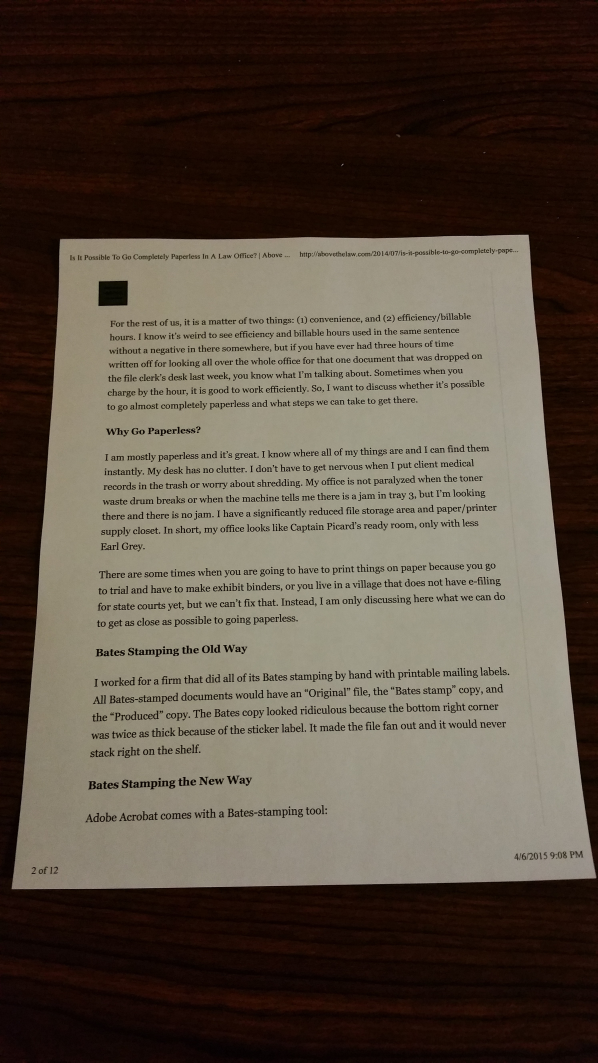
#> input picture doc scanner/sample_images/cell_pic.jpg, 2988 x 5312 px (shown at 1/5 size)
$ python main.py --image sample_images/cell_pic.jpg
#> lines starting #> are read from the running program, lines starting #| are printed output that depends on the picture; after the words box and inside, x2 and y2 are one past the last pixel; in counts of white or black regions, pixels touching at a corner belong together
### doc scanner/image_search/transform.py
from scipy.spatial import distance as dist
import numpy as np
import cv2

def order_pts(pts):
    xSorted = pts[np.argsort(pts[:, 0]), :]

    leftMost = xSorted[:2, :]
    rightMost = xSorted[2:, :]

    leftMost  = leftMost[np.argsort(leftMost[:, 1]), :]
    (t1, b1) = leftMost

    D = dist.cdist(t1[np.newaxis], rightMost, "euclidean")[0]
    (br, tr) = rightMost[np.argsort(D)[::-1], :]

    return np.array([t1, tr, br, b1], dtype = "float32")

def four_point_transform(image, pts):
    rect = order_pts(pts)
    (t1, tr, br, b1) = rect

    widthA = np.sqrt(((br[0] - b1[0]) ** 2) + ((br[1] - b1[1]) ** 2))
    widthB = np.sqrt(((tr[0] - t1[0]) ** 2) + ((tr[1] - t1[1]) ** 2))
    maxWidth = max(int(widthA), int(widthB))

    heightA = np.sqrt(((tr[0] - br[0]) ** 2) + ((tr[1] - br[1]) ** 2))
    heightB = np.sqrt(((t1[0] - b1[0]) ** 2) + ((t1[1] - b1[1]) ** 2))
    maxHeight = max(int(heightA), int(heightB))

    dst = np.array([[0, 0], [maxWidth -1, 0], [maxWidth - 1, maxHeight - 1], [0, maxHeight - 1]], dtype= "float32")

    M = cv2.getPerspectiveTransform(rect, dst)
    warped = cv2.warpPerspective(image, M, (maxWidth, maxHeight))

    return warped

### doc scanner/main.py
from image_search.transform import four_point_transform
from skimage.filters import threshold_local
import numpy as np
import argparse
import cv2
import imutils

ap = argparse.ArgumentParser()
ap.add_argument("-i", "--image", required=True, help="Path to the image to be scanned")
args = vars(ap.parse_args())

image = cv2.imread(args["image"])
#> image is the input picture: shape (5312, 2988, 3); mean B, G, R 66.8, 78.9, 90.4
ratio = image.shape[0] / 500.0
#> ratio = 10.62

image = cv2.imread(args["image"])
ratio = image.shape[0] / 500.0
orig = image.copy()
image = imutils.resize(image, height=500)
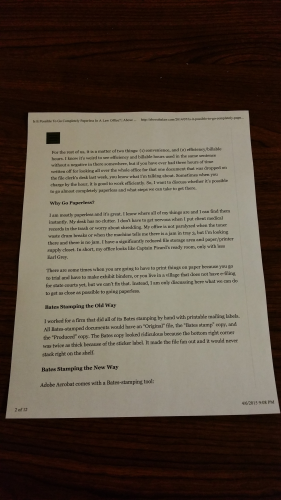
#> image: shape (500, 281, 3); mean B, G, R 66.8, 78.9, 90.4

gray = cv2.cvtColor(image, cv2.COLOR_BGR2GRAY)
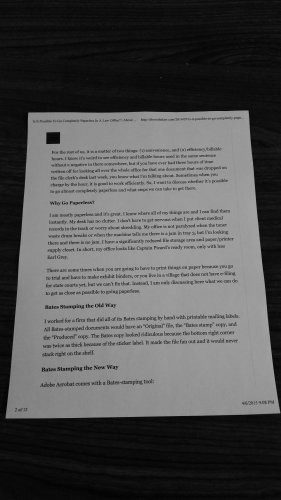
#> gray: shape (500, 281); min 2, max 163, mean 80.9
gray = cv2.GaussianBlur(gray, (5, 5), 0)
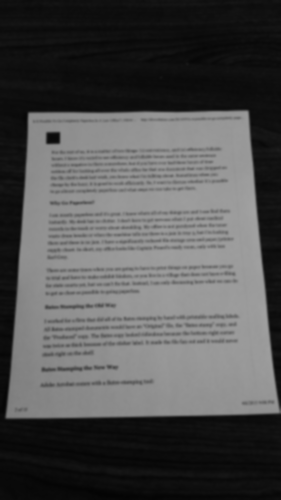
#> gray: shape (500, 281); min 4, max 162, mean 80.9
edged = cv2.Canny(gray, 75, 200)
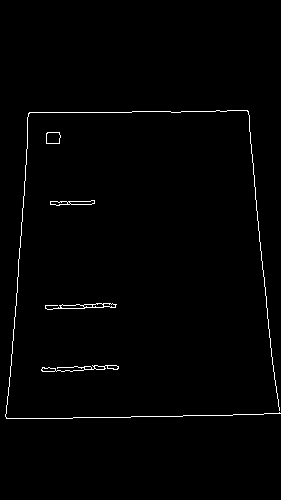
#> edged: shape (500, 281); 1.1% white in thin lines or dots, all inside (x1, y1, x2, y2) = (5, 110, 281, 419)

print("Step 1: Edge Detection")
cv2.imshow("Image", image)
cv2.imshow("Edged", edged)
cv2.waitKey(0)
cv2.destroyAllWindows()

cnts = cv2.findContours(edged.copy(), cv2.RETR_LIST, cv2.CHAIN_APPROX_SIMPLE)
#> cnts = 17 contours, 3 with area under 20; largest, box (x1, y1, x2, y2) and area: (45, 303, 117, 310) 184, (46, 132, 61, 144) 146, (46, 132, 61, 144) 142, (41, 365, 119, 372) 140, (50, 200, 95, 206) 133
cnts = imutils.grab_contours(cnts)
cnts = sorted(cnts, key = cv2.contourArea, reverse= True) [:5]
#> cnts = 5 contours; box (x1, y1, x2, y2) and area: (45, 303, 117, 310) 184, (46, 132, 61, 144) 146, (46, 132, 61, 144) 142, (41, 365, 119, 372) 140, (50, 200, 95, 206) 133

for c in cnts:
    peri = cv2.arcLength(c, True)
    aprox = cv2.approxPolyDP(c, 0.02 * peri, True)

    if len(aprox) == 4:
        screenCnt = aprox
        break
#> this loop made 5 passes
#> (peri, screenCnt) on pass 5: (98.14, [[94, 200], [50, 201], [50, 204], [91, 204]])
#> (peri, aprox) on passes 1, 4: (185.4, [[116, 304], [45, 308]]), (246.5, [[118, 366], [41, 370]])

print("Step 2: Find Contours of paper")
cv2.drawContours(image, [screenCnt], -1, (0, 255, 0), 2)
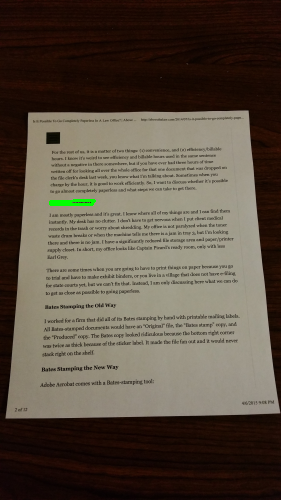
#> image: shape (500, 281, 3); 0.2% of pixels changed, all inside (x1, y1, x2, y2) = (49, 199, 96, 206)
cv2.imshow("Outline", image)
cv2.waitKey(0)
cv2.destroyAllWindows()

warped = four_point_transform(orig, screenCnt.reshape(4, 2) * ratio)
#> in order_pts, `xSorted = pts[np.argsort(pts[:, 0]), :]`: xSorted = [[531.2, 2135.4], [531.2, 2167.3], [966.8, 2167.3], [998.7, 2124.8]]
#> in order_pts, `leftMost = xSorted[:2, :]`: leftMost = [[531.2, 2135.4], [531.2, 2167.3]]
#> in order_pts, `rightMost = xSorted[2:, :]`: rightMost = [[966.8, 2167.3], [998.7, 2124.8]]
#> in order_pts, `(t1, b1) = leftMost`: t1 = [531.2, 2135.4]; b1 = [531.2, 2167.3]
#> in order_pts, `D = dist.cdist(t1[np.newaxis], rightMost, "euclidean")[0]`: D = [436.7, 467.6]
#> in order_pts, `(br, tr) = rightMost[np.argsort(D)[::-1], :]`: br = [998.7, 2124.8]; tr = [966.8, 2167.3]
#> in four_point_transform, `rect = order_pts(pts)`: rect = [[531.2, 2135.4], [966.8, 2167.3], [998.7, 2124.8], [531.2, 2167.3]]
#> in four_point_transform, `(t1, tr, br, b1) = rect`: t1 = [531.2, 2135.4]; tr = [966.8, 2167.3]; br = [998.7, 2124.8]; b1 = [531.2, 2167.3]
#> in four_point_transform, `widthA = np.sqrt(((br[0] - b1[0]) ** 2) + ((br[1] - b1[1]) ** 2))`: widthA = 469.4
#> in four_point_transform, `widthB = np.sqrt(((tr[0] - t1[0]) ** 2) + ((tr[1] - t1[1]) ** 2))`: widthB = 436.7
#> in four_point_transform, `maxWidth = max(int(widthA), int(widthB))`: maxWidth = 469
#> in four_point_transform, `heightA = np.sqrt(((tr[0] - br[0]) ** 2) + ((tr[1] - br[1]) ** 2))`: heightA = 53.12
#> in four_point_transform, `heightB = np.sqrt(((t1[0] - b1[0]) ** 2) + ((t1[1] - b1[1]) ** 2))`: heightB = 31.87
#> in four_point_transform, `maxHeight = max(int(heightA), int(heightB))`: maxHeight = 53
#> in four_point_transform, `dst = np.array([[0, 0], [maxWidth -1, 0], [maxWidth - 1, maxHeight - 1..`: dst = [[0, 0], [468, 0], [468, 52], [0, 52]]
#> in four_point_transform, `M = cv2.getPerspectiveTransform(rect, dst)`: M = [[-0.187, 6.71e-16, 99.08], [-0.0158, 0.216, -453.1], [-0.000703, -0.000228, 1]]
#> in four_point_transform, `warped = cv2.warpPerspective(image, M, (maxWidth, maxHeight))`:
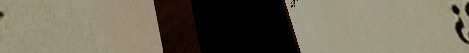
#> warped: shape (53, 469, 3); mean B, G, R 89.6, 105.1, 111.7
warped = cv2.cvtColor(warped, cv2.COLOR_BGR2GRAY)
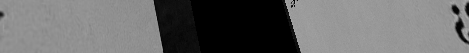
#> warped: shape (53, 469); min 0, max 175, mean 105.3
#> (the run stopped early here; a loop or call above may not have finished)

$ run again, on doc scanner/sample_images/desk.JPG
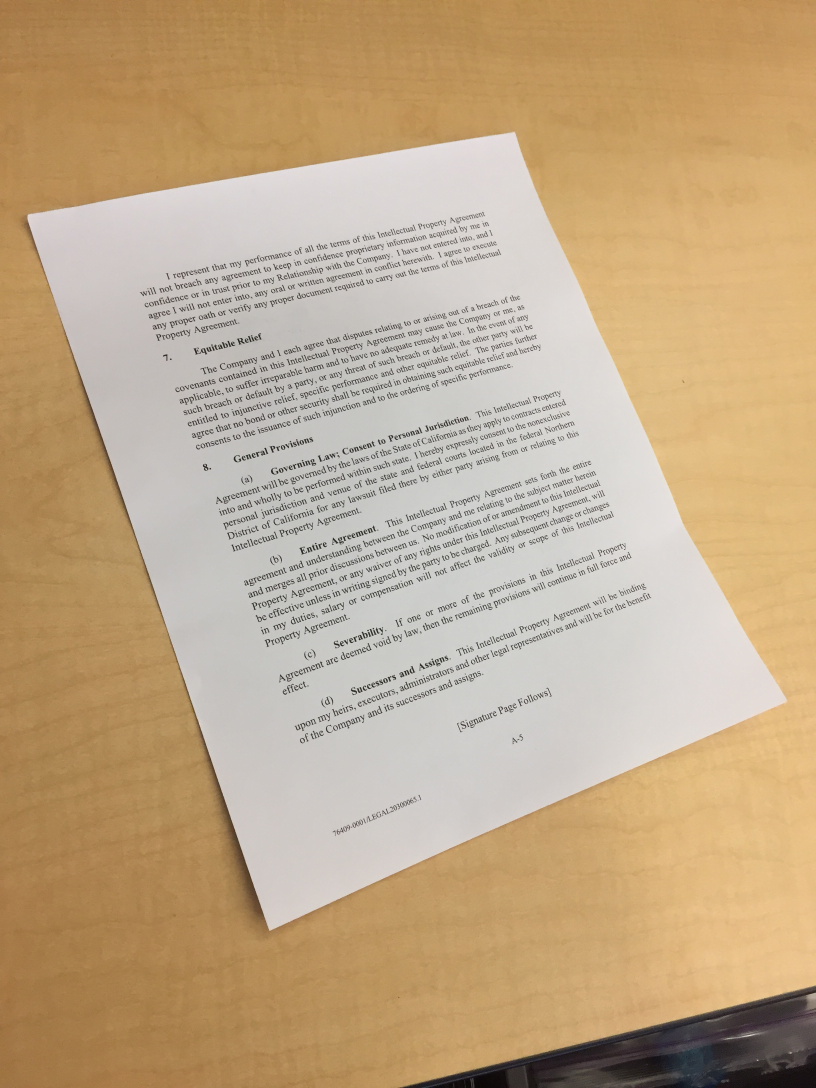
#> input picture doc scanner/sample_images/desk.JPG, 2448 x 3264 px (shown at 1/3 size)
#> image is the input picture: shape (3264, 2448, 3); mean B, G, R 136.7, 169.3, 193.6
#> `edged = cv2.Canny(gray, 75, 200)`:
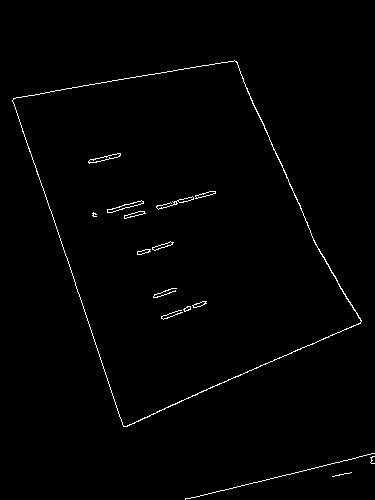
#> edged: shape (500, 375); 1.1% white in thin lines or dots, all inside (x1, y1, x2, y2) = (12, 60, 375, 500)
#> `cnts = cv2.findContours(edged.copy(), cv2.RETR_LIST, cv2.CHAIN_APPROX_..`: cnts = 27 contours, 8 with area under 20; largest, box (x1, y1, x2, y2) and area: (12, 60, 362, 427) 75463, (12, 60, 362, 427) 75311, (107, 200, 144, 213) 112, (107, 200, 144, 213) 104, (88, 153, 121, 164) 102
#> `cnts = sorted(cnts, key = cv2.contourArea, reverse= True) [:5]`: cnts = 5 contours; box (x1, y1, x2, y2) and area: (12, 60, 362, 427) 75463, (12, 60, 362, 427) 75311, (107, 200, 144, 213) 112, (107, 200, 144, 213) 104, (88, 153, 121, 164) 102
#> the loop `for c in cnts:` made 1 pass
#> (peri, screenCnt) on pass 1: (1207.4, [[234, 60], [12, 100], [123, 426], [361, 321]])
#> xSorted = [[78.34, 652.8], [802.9, 2780.9], [1527.6, 391.7], [2356.6, 2095.5]]
#> leftMost = [[78.34, 652.8], [802.9, 2780.9]]
#> rightMost = [[1527.6, 391.7], [2356.6, 2095.5]]
#> in order_pts, `(t1, b1) = leftMost`: t1 = [78.34, 652.8]; b1 = [802.9, 2780.9]
#> D = [1472.6, 2696.6]
#> in order_pts, `(br, tr) = rightMost[np.argsort(D)[::-1], :]`: br = [2356.6, 2095.5]; tr = [1527.6, 391.7]
#> rect = [[78.34, 652.8], [1527.6, 391.7], [2356.6, 2095.5], [802.9, 2780.9]]
#> in four_point_transform, `(t1, tr, br, b1) = rect`: t1 = [78.34, 652.8]; tr = [1527.6, 391.7]; br = [2356.6, 2095.5]; b1 = [802.9, 2780.9]
#> widthA = 1698.1
#> widthB = 1472.6
#> maxWidth = 1698
#> heightA = 1894.8
#> heightB = 2248.1
#> maxHeight = 2248
#> dst = [[0, 0], [1697, 0], [1697, 2247], [0, 2247]]
#> M = [[1.01, -0.343, 144.8], [0.231, 1.28, -856.6], [-9.14e-05, 0.000131, 1]]
#> in four_point_transform, `warped = cv2.warpPerspective(image, M, (maxWidth, maxHeight))`:
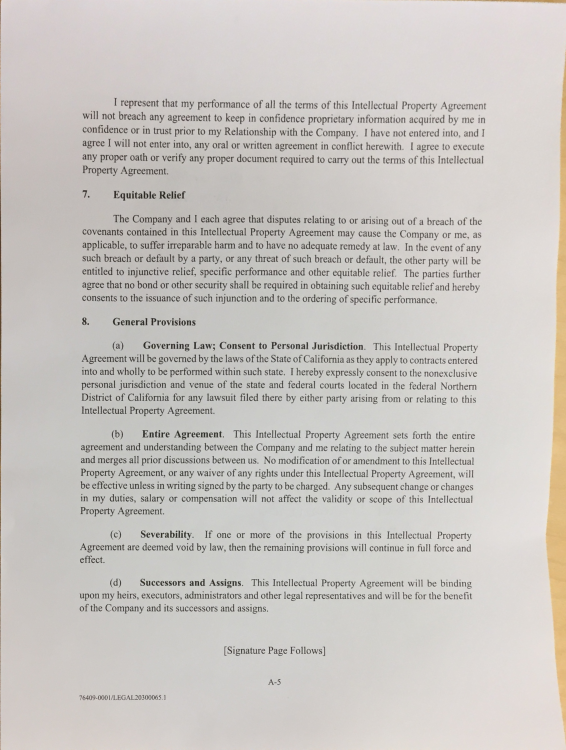
#> warped: shape (2248, 1698, 3) (shown at 1/3 size); mean B, G, R 193.8, 197.8, 201.6

$ run again, on doc scanner/sample_images/math_cheat_sheet.JPG
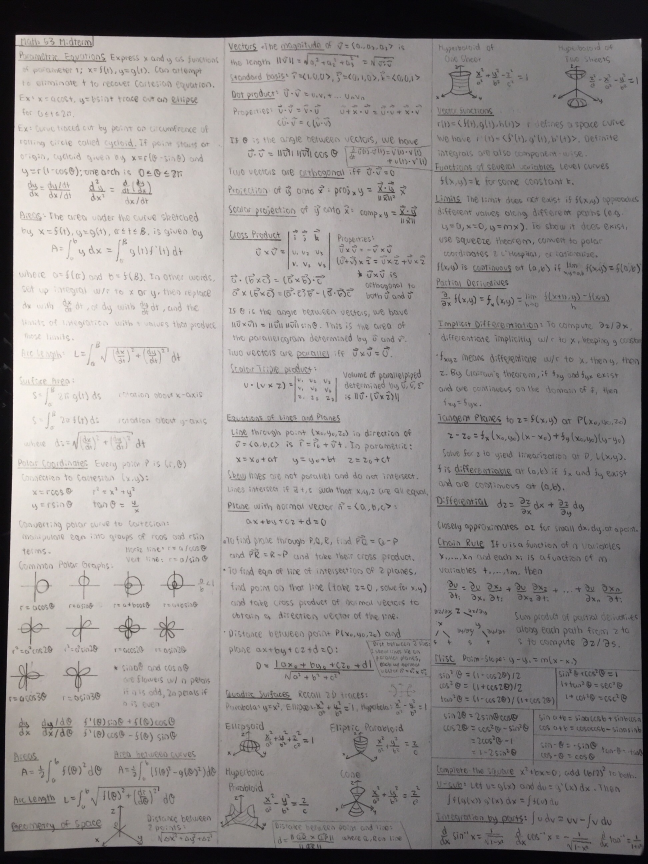
#> input picture doc scanner/sample_images/math_cheat_sheet.JPG, 1944 x 2592 px (shown at 1/3 size)
#> image is the input picture: shape (2592, 1944, 3); mean B, G, R 141.6, 142.4, 146.6
#> `edged = cv2.Canny(gray, 75, 200)`:
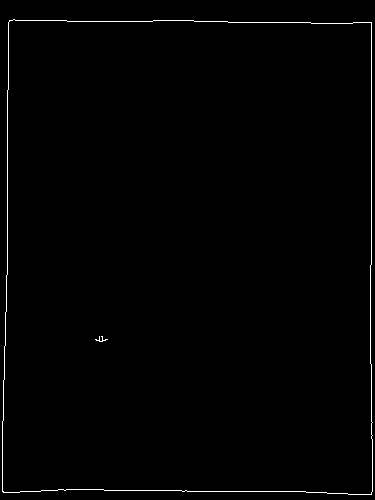
#> edged: shape (500, 375); 0.91% white in thin lines or dots
#> cnts = 3 contours, 1 with area under 20; largest, box (x1, y1, x2, y2) and area: (2, 19, 373, 495) 171569, (2, 19, 373, 495) 171566
#> the loop `for c in cnts:` made 1 pass
#> (peri, screenCnt) on pass 1: (1688.9, [[9, 20], [2, 491], [371, 494], [371, 22]])
#> xSorted = [[10.37, 2545.3], [46.66, 103.7], [1923.3, 2560.9], [1923.3, 114]]
#> in order_pts, `leftMost = xSorted[:2, :]`: leftMost = [[10.37, 2545.3], [46.66, 103.7]]
#> rightMost = [[1923.3, 2560.9], [1923.3, 114]]
#> in order_pts, `leftMost  = leftMost[np.argsort(leftMost[:, 1]), :]`: leftMost = [[46.66, 103.7], [10.37, 2545.3]]
#> in order_pts, `(t1, b1) = leftMost`: t1 = [46.66, 103.7]; b1 = [10.37, 2545.3]
#> D = [3091.9, 1876.6]
#> in order_pts, `(br, tr) = rightMost[np.argsort(D)[::-1], :]`: br = [1923.3, 2560.9]; tr = [1923.3, 114]
#> rect = [[46.66, 103.7], [1923.3, 114], [1923.3, 2560.9], [10.37, 2545.3]]
#> in four_point_transform, `(t1, tr, br, b1) = rect`: t1 = [46.66, 103.7]; tr = [1923.3, 114]; br = [1923.3, 2560.9]; b1 = [10.37, 2545.3]
#> widthA = 1913
#> widthB = 1876.6
#> maxWidth = 1912
#> heightA = 2446.8
#> heightB = 2441.9
#> maxHeight = 2446
#> dst = [[0, 0], [1911, 0], [1911, 2445], [0, 2445]]
#> M = [[1.02, 0.0152, -49.22], [-0.00564, 1.02, -105.6], [1.02e-06, 7.94e-06, 1]]
#> in four_point_transform, `warped = cv2.warpPerspective(image, M, (maxWidth, maxHeight))`:
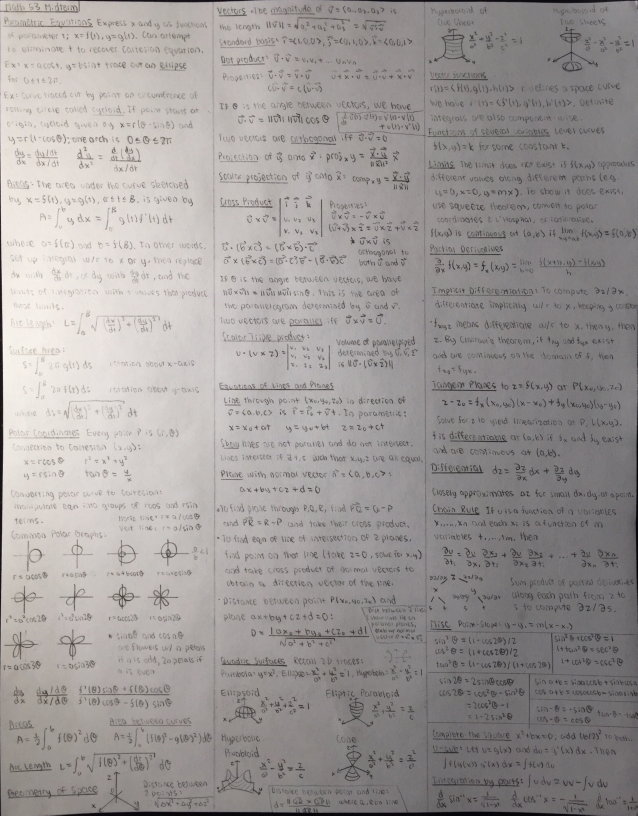
#> warped: shape (2446, 1912, 3) (shown at 1/3 size); mean B, G, R 152.9, 154, 158.4
